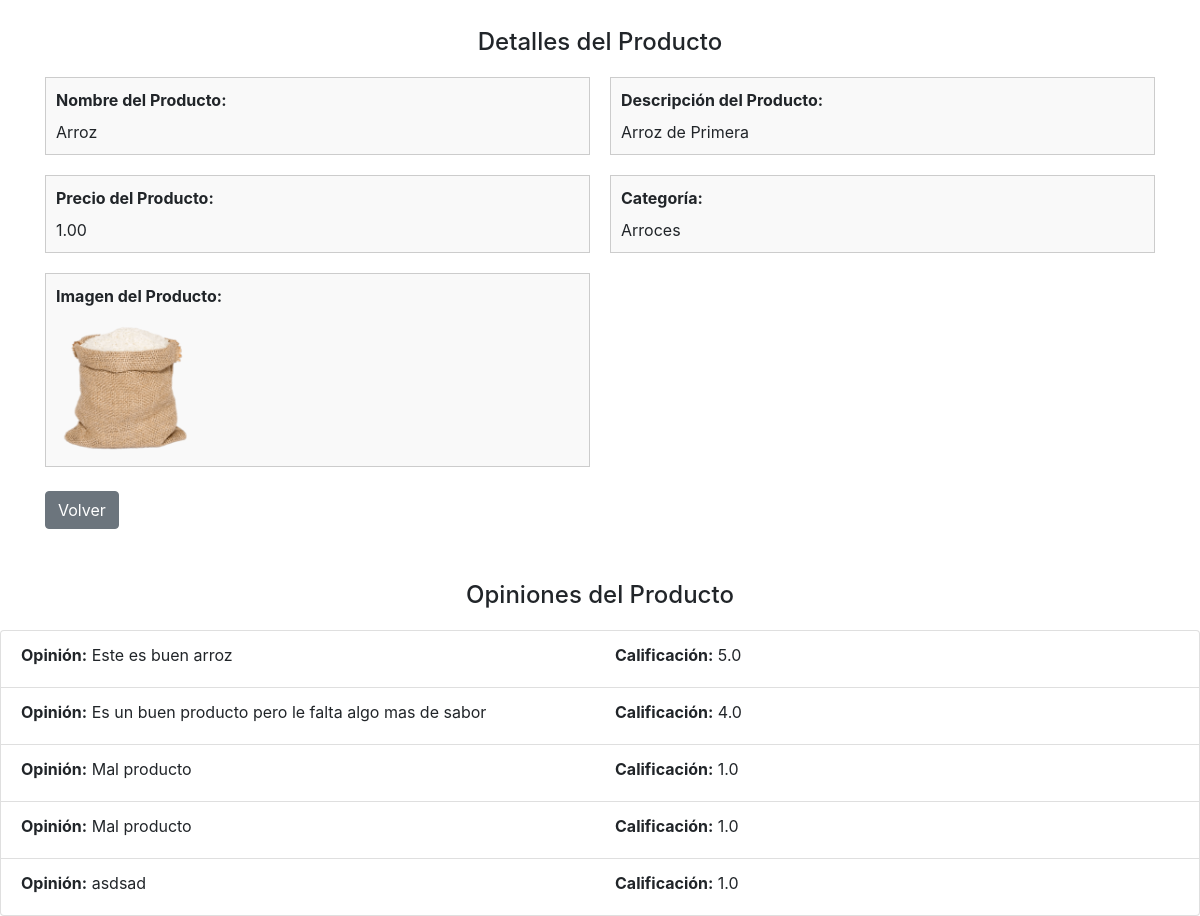
Page /detalle_productos/1/?origen=menu on the committed database.
### main/models.py (models this page shows, shortened)
class ges_P (models.Model):
    class Meta:
        verbose_name_plural = 'Productos'
        verbose_name = 'Producto'
        db_table = 'ges_P'
    name = models.CharField (max_length=20, blank=False, null=False, unique=True)
    descripcion = models.CharField(max_length=100, blank=False, null=False)
    precio = models.DecimalField(blank=False, null=False, decimal_places=2, max_digits=10)
    img = models.ImageField(upload_to='productos/', blank=True)
    categoria = models.ForeignKey(cat_P, on_delete=models.CASCADE)

class cat_P (models.Model):
    class Meta:
        verbose_name_plural = 'Categorias'
        verbose_name = 'Categoria'
        db_table = 'cat_P'
    name = models.CharField(max_length=20, blank=False, null=False, unique=True)
    descripcion = models.TextField(max_length=100, blank=False, null=False, unique=True)

class review (models.Model):
    class Meta:
        verbose_name_plural = 'Reviews'
        verbose_name = 'Review'
        db_table = 'review'
    nameP = models.ForeignKey(ges_P, on_delete=models.CASCADE)
    opinion = models.TextField (blank=False, null=False)
    calificacion = models.DecimalField(max_digits=3, decimal_places=1,
        choices=[
            (1, '1 estrella'), (1.5, '1.5 estrellas'), (2, '2 estrellas'),
            (2.5, '2.5 estrellas'), (3, '3 estrellas'), (3.5, '3.5 estrellas'),
            (4, '4 estrellas'), (4.5, '4.5 estrellas'), (5, '5 estrellas')
        ],
        default=1.0,
    )

### main/views.py (the view)
def detalles_producto(request, categoria_id):
    producto = get_object_or_404(ges_P, pk=categoria_id)
    comentarios = review.objects.filter(nameP=producto)
    origen = request.GET.get('origen')
    if request.method == 'POST':
        form = gestion_P(request.POST, request.FILES, instance=producto)
        if form.is_valid():
            form.save()
            return redirect(reverse('gestion_P'))
    else:
        form = gestion_P(instance=producto)
    return render(request, 'detalle_productos.html', {'form': form, 'producto': producto, 'origen': origen,
                                                      'comentarios' : comentarios})

### main/templates/detalle_productos.html (shortened to what this page needs)
{% load static %}
<!DOCTYPE html>
<html lang="en">
<head>
    <link rel="stylesheet" type="text/css" href="{% static 'css/detalle_productos.css' %}">
    <link href="https://maxcdn.bootstrapcdn.com/bootstrap/4.5.2/css/bootstrap.min.css" rel="stylesheet">
</head>
<body>
    {% block content %} <br>
    <div class="container">
        <h3 id="title" class="mt-1 text-center">Detalles del Producto</h3>
        <form class="form" method="post" enctype="multipart/form-data">
            <div class="grid">
                <div class="div">
                <label style="font-weight: bold;">Nombre del Producto:</label> <br>
                {{ form.name.value }}
                </div>
                <div class="div">
                <label style="font-weight: bold;">Descripción del Producto:</label><br>
                {{ form.descripcion.value }}
                </div>
                <div class="div">
                <label style="font-weight: bold;">Precio del Producto:</label> <br>
                {{ form.precio.value }}
                </div>
                <div class="div">
                    <label style="font-weight: bold;">Categoría:</label> <br>
                    {{ form.instance.categoria.name }}
                </div>
                <div class="div">
                <label style="font-weight: bold;">Imagen del Producto:</label><br>
                <img id="img_D" src="{{ form.instance.img.url }}" alt="{{ form.instance.name }}"  width="140px"  align="left"/>
                </div>
            </div> <br>
        {% if origen == 'menu' %}
            <a href="{% url 'menu' %}" class="btn btn-secondary">Volver</a>
        {% elif origen == 'gestion' %}
            <a href="{% url 'gestion_P' %}" class="btn btn-secondary">Volver</a>
        {% elif origen == 'vertodos' %}
            <a href="{% url 'vertodos_P' %}" class="btn btn-secondary">Volver</a>
        {% endif %}
        </div>
        <br>
    </div> <br>
<h3 id="title" class="mt-1 text-center">Opiniones del Producto</h3>
<ul class="list-group">
    {% for comentario in comentarios %}
    <li class="list-group-item">
        <div class="row">
            <div class="col-md-6">
                <label style="font-weight: bold;">Opinión:</label> {{ comentario.opinion }}
            </div>
            <div class="col-md-6">
                <label style="font-weight: bold;" >Calificación:</label> {{ comentario.calificacion }}
            </div>
        </div>
    </li>
    {% empty %}
    <li class="list-group-item">No hay comentarios aún.</li>
    {% endfor %}
</ul>
{% endblock %}
</body>
</html>

### static/css/detalle_productos.css (style rules this page uses)
.grid { display: grid; grid-template-columns: repeat(2, 1fr); grid-gap: 20px; margin-top: 20px; }
.div { padding: 10px; border: 1px solid #ccc; background-color: #f9f9f9; text-align: left; }
#img_D { max-width: 100%; height: 140px; display: block; margin: 0 auto; align-items: left; }
#title { font-size: 24px; margin-bottom: 20px; }

### rows in the picture
ges_P: name.value "Arroz", descripcion.value "Arroz de Primera", precio.value "1.00", instance.categoria.name "Arroces", instance.img (picture)
review: opinion "Este es buen arroz", calificacion "5.0"
review: opinion "Es un buen producto pero le falta algo mas de sabor", calificacion "4.0"
review: opinion "Mal producto", calificacion "1.0"
review: opinion "Mal producto", calificacion "1.0"
review: opinion "asdsad", calificacion "1.0"
